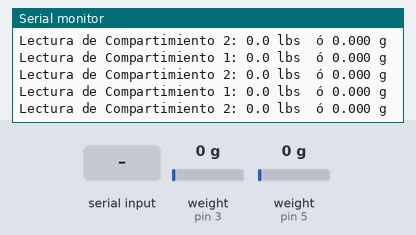
Bench run of a sketch on a simulated Arduino Uno, built with avr-gcc and run on an emulated ATmega328P. Shown: the last lines printed to the serial monitor. Inputs (shaded band) come from the test bench; at power-on: weight on the scale (sensors on pin 3, pin 5) 0 g.

Above: at 3.2 s.
3.3 s: weight on the scale (sensor on pin 3) set to 100 g
At 3.37 s:
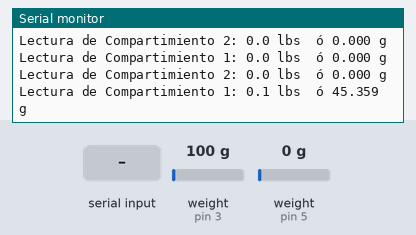
6.3 s: weight on the scale (sensor on pin 5) set to 100 g
At 6.4 s:
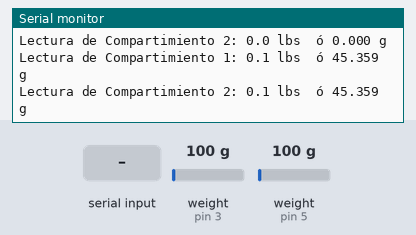
7.8 s: "+\n" received over Serial
10.8 s: byte 116 ('t') received over Serial
12.3 s: weight on the scale (sensor on pin 3) set to 2500 g
At 13.01 s:
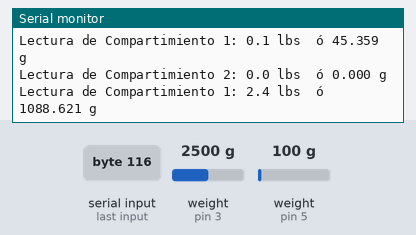
15.3 s: byte 43 ('+') received over Serial
At 19.22 s:
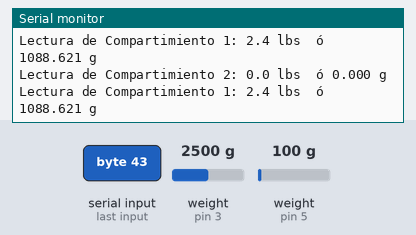
Timing chart, 0 to 19.3 s (numbered marks = the images above; inputs shaded):
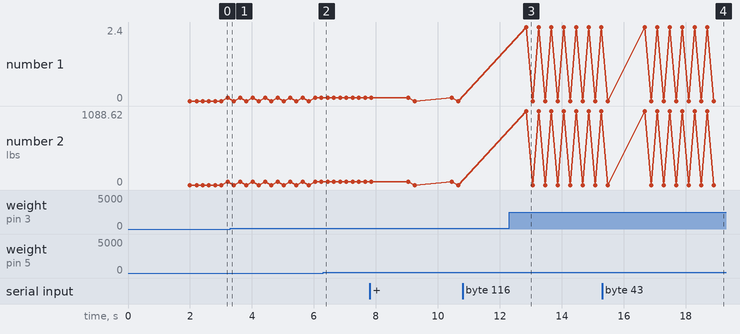

Measured:
- after the input at 12.3 s, the serial monitor: prints a new line after 0.55 s (image 3)
- after the input at 15.3 s, the serial monitor: prints a new line after 3.8 s (image 4)
- plotted number 1: 0 → 2.4 after the input at 12.3 s
- plotted number 2: 0 → 1088.62 after the input at 12.3 s

The sketch:

sensor_peso.ino
```cpp
/*
 * Estudiantes: Randy Martínez y Gustavo Fallas

 * Carnets: 2014047395 y 2014035394
 * Proyecto #1: IoT - Basurero Inteligente
 * Descripción: El siguiente código forma parte del módulo de los sensores
   de peso.

 * Nota: El código original es propiedad de Nathan Seidle llamado:
   "Example using the SparkFun HX711 breakout board with a scale"
   tomado del siguiente enlace:
   https://learn.sparkfun.com/tutorials/load-cell-amplifier-hx711-breakout-hookup-guide/all.
   Para este módulo se utiliza una biblioteca externa llamada: HX711, esta se desacargo del
   repositorio oficial, el cual se puede encontrar en el siguiente enlace:
   https://github.com/bogde/HX711.
 * Aclaración: El código fue ajustado y modificado por Randy y Gustavo
   por las necesidades del proyecto respectivamente.
*/

#include "HX711.h"

#define firstDOUT 3
#define firstCLK 2

#define secondDOUT 5
#define secondCLK 4

HX711 scaleOne;
HX711 scaleTwo;

float calibration_factor = -92050.00;

void setup()
{
  Serial.begin(9600);

  Serial.println("Calibrando e Iniciando");

  //Serial.println("HX711 calibration sketch");
  //Serial.println("Remove all weight from scale");
  //Serial.println("After readings begin, place known weight on scale");
  //Serial.println("Press + or a to increase calibration factor");
  //Serial.println("Press - or z to decrease calibration factor");

  scaleOne.begin(firstDOUT, firstCLK);
  scaleOne.set_scale();
  scaleOne.tare();

  scaleTwo.begin(secondDOUT, secondCLK);
  scaleTwo.set_scale();
  scaleTwo.tare();

  //long zero_factor = scaleOne.read_average();
  //Serial.print("Zero factor: ");
  //Serial.println(zero_factor);
}

void loop()
{

  scaleOne.set_scale(calibration_factor);
  scaleTwo.set_scale(calibration_factor);

  Serial.print("Lectura de Compartimiento 1: ");
  Serial.print(scaleOne.get_units(), 1);
  Serial.print(" lbs ");
  Serial.print(" ó ");
  Serial.print(scaleOne.get_units() * 453.592, 3);
  Serial.print(" g ");

  Serial.print('\n');

  Serial.print("Lectura de Compartimiento 2: ");
  Serial.print(scaleTwo.get_units(), 1);
  Serial.print(" lbs ");
  Serial.print(" ó ");
  Serial.print(scaleTwo.get_units() * 453.592, 3);
  Serial.print(" g ");
  Serial.print('\n');

  if (Serial.available())
  {
    char temp = Serial.read();
    if (temp == '+' || temp == 'a')
      calibration_factor += 1000;
    else if (temp == '-' || temp == 'z')
      calibration_factor -= 1000;
    else if (temp == 't' || temp == 'T')
      scaleOne.tare();
    scaleTwo.tare();
  }
}
```
